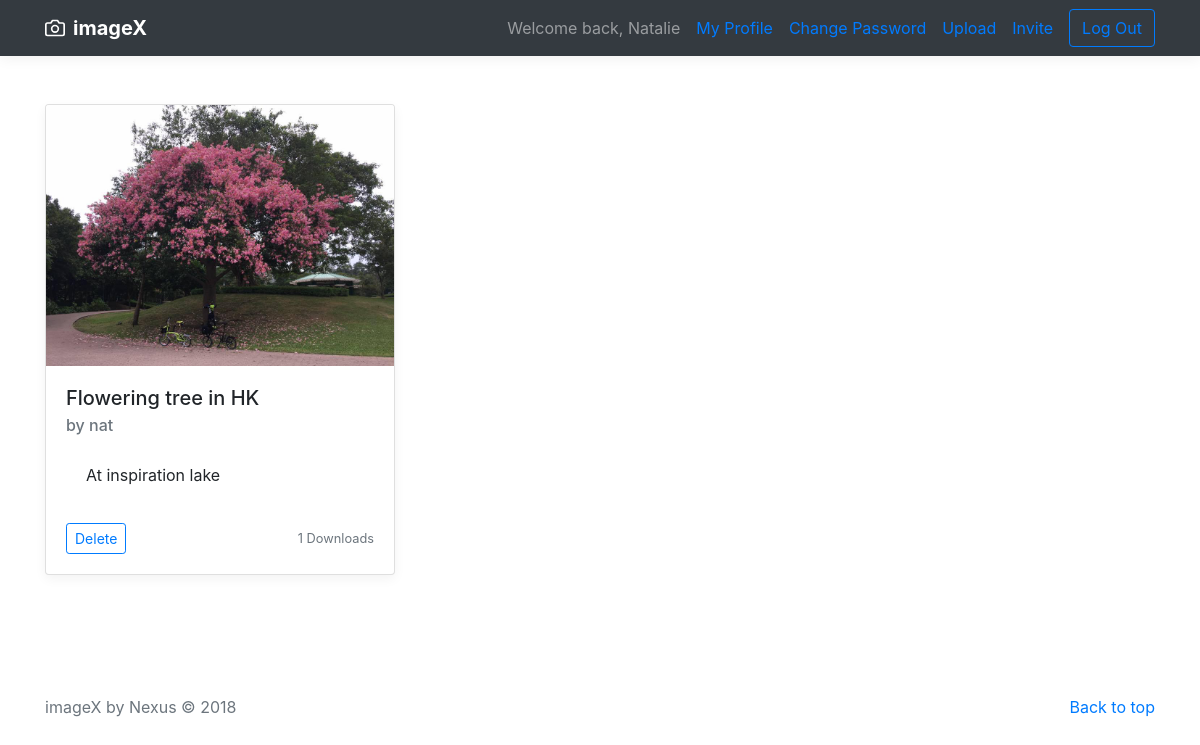
Screenshot of /profiles/ (signed in) with the database file from the repository.
### search/models.py (models this page shows, shortened)
class Image(models.Model):
    img = models.ImageField(upload_to='')
    title = models.CharField(max_length=90)
    category = models.ForeignKey(Category, to_field='cat_name', on_delete=models.CASCADE)
    description = models.CharField(max_length=280)
    tag = models.ManyToManyField(Tag)
    photographer = models.ForeignKey(Member, on_delete=models.CASCADE)
    upload_date = models.DateField(default=datetime.date.today)
    num_of_downloads = models.IntegerField(default=0)
    num_of_likes = models.IntegerField(default=0)

### accounts/models.py (models this page shows, shortened)
class Member(models.Model):
    username = models.OneToOneField(User, to_field='username', on_delete=models.CASCADE)
    daily_quota = models.IntegerField(default=4)

### profiles/views.py (the view)
# urls.py: path('',views.profile, name='view_profile'),
def profile(request):
    current_user_username = request.user.username
    current_user_pk = Member.objects.filter(username = current_user_username)[0].id
    users_images = Image.objects.filter(photographer=current_user_pk).order_by('-upload_date', '-id')
    return render(request, 'profiles/profiles.html', {'images': users_images})

### profiles/templates/profiles/profiles.html (shortened to what this page needs)
{% extends "base.html" %}
{% block content %}
  <div class="album py-5">
      <div class="container">
          <div class="row">
              {% for i in images %}
                  <div class="col-md-4">
                      <div class="card mb-4 box-shadow">
                          <img class="card-img-top"
                               src="http://127.0.0.1:8000/images/{{ i.img }}"
                               alt="{{ i.description }}">
                          <div class="card-body">
                              <h5 class="card-title">{{ i.title }}</h5>
                              <h6 class="card-subtitle mb-2 text-muted">by {{ i.photographer.username }}</h6>
                              <p class="card-body">{{ i.description }}</p>
                              <div class="d-flex justify-content-between align-items-center">
                                <form action="{% url 'profiles:delete_image' i.id %}" method="post">{% csrf_token %}
                                  <div class="btn-group">
                                      <button type="submit" data-toggle="confirmation" class="btn btn-sm btn-outline-primary">Delete</button>
                                  </div>
                                </form>
                                  <small class="text-muted">{{ i.num_of_downloads }} Downloads</small>
                              </div>
                          </div>
                      </div>
                  </div>
              {% endfor %}
          </div>
      </div>
      {% load static %}
{% endblock %}

### templates/base.html (shortened to what this page needs)
<!DOCTYPE html>
<html lang="en">
<head>
    <link rel="stylesheet" href="https://maxcdn.bootstrapcdn.com/bootstrap/4.0.0/css/bootstrap.min.css"
>
    <link rel="stylesheet" href="https://maxcdn.bootstrapcdn.com/font-awesome/4.7.0/css/font-awesome.min.css"
>
    {% load static %}
    <link href="{% static 'custom.css' %}" rel="stylesheet">
</head>
<body>
<header>
    <nav class="navbar navbar-expand-lg navbar-dark bg-dark box-shadow">
        <div class="container d-flex justify-content-between">
            <a href="/" class="navbar-brand d-flex align-items-center">
                <strong>imageX</strong>
            </a>
            <div class="collapse navbar-collapse" id="navbarTogglerDemo01">
                {% if request.user.is_authenticated %}
                    <span class="navbar-text">Welcome back, {{ request.user.first_name }}</span>
                    <a class="nav-link pr-0" href="/profiles/">My Profile</a>
                    <a class="nav-link pr-0" href="/change_password/">Change Password</a>
                    <a class="nav-link pr-0" href="/upload/">Upload</a>
                    <a class="nav-link" href="/invitations/send-invite">Invite</a>
                    <a class="btn btn-outline-primary" href="/logout/" role="">Log Out</a>
                {% else %}
                    <a class="btn btn-outline-primary" href="/login/" role="">Log In</a>
                {% endif %}
            </div>
        </div>
    </nav>
</header>
<main role="main" id="content">
    {% block content %}{% endblock %}
</main>
<footer class="text-muted">
    <div class="container">
        <p class="float-right">
            <a href="#">Back to top</a>
        </p>
        <p>imageX by Nexus &copy; 2018</p>
    </div>
</footer>
{% load static %}
</body>
</html>

### static/custom.css (style rules this page uses)
:root { --jumbotron-padding-y: 3rem; }
footer { padding-top: 3rem; padding-bottom: 3rem; }
footer p { margin-bottom: .25rem; }
.box-shadow { box-shadow: 0 .25rem .75rem rgba(0, 0, 0, .05); }

### rows the page displays
Image: img (picture), title "Flowering tree in HK", photographer.username "nat", description "At inspiration lake", num_of_downloads "1"

### other values shown
{{ request.user.first_name }} "Natalie"
